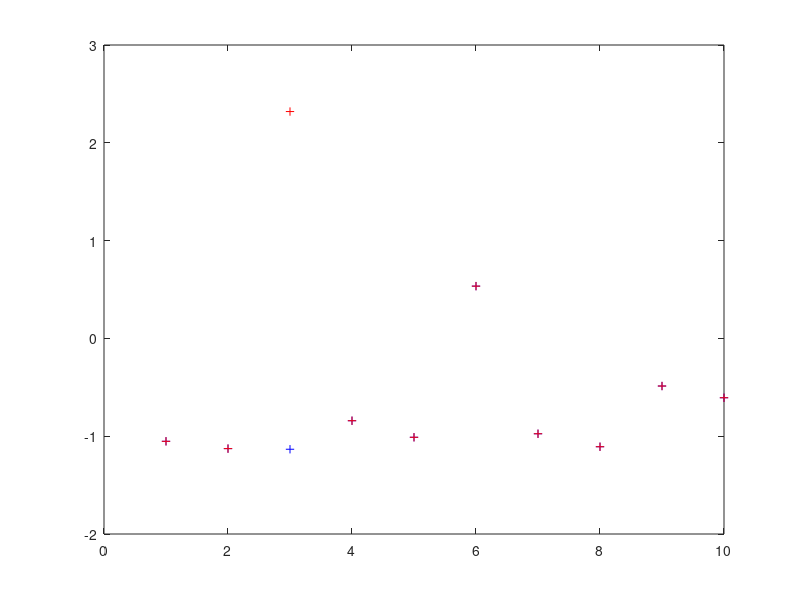

Here is the MATLAB script that generated this plot:
%% Espirit_baseline
clear;clc;
%% Initializations
g_weight = 1;
v_weight = 0.5;
n_weight = 0;
g_phse = pi/6;
v_phase = pi/4;
array_size = 6;
Averaged_samples = 10;

X = zeros(1,array_size);

phase1 = zeros(1,Averaged_samples);
phase2 = zeros(1,Averaged_samples);

%% Two Element Array size
% A on Case 1

for Averaged_sample = 1:Averaged_samples;
    
    phi_one = 1i*2*pi*rand;
    phi_two = 1i*2*pi*rand;
    
    for pos = 1:array_size;
        
        distance = pos/2;
        
        X(1,pos) = g_weight*exp(phi_one)*exp(-1i*distance*sin(g_phse))... %Ground
            + v_weight*exp(phi_two)*exp(-1i*distance*sin(v_phase))...  %Vegetaion
            + n_weight*sqrt(-2.*log(1-rand))*exp(1i*2*pi*rand);  %Noise
    end
    
    Y1 = [X(1,1); X(1,2)]; Y2 = [X(1,5);X(1,6)]; %Baseline = 4d
    
    % Y1 = [X(1,2),X(1,3)]; Y2 = [X(1,4),X(1,5)]; %Baseline = 2d
    %    Y1 = [X(1,3),X(1,4)]; Y2 = [X(1,4),X(1,5)]; %Baseline = d
    %     Y1 = [X(1,2),X(1,3),X(1,4)]; Y2 = [X(1,3),X(1,4),X(1,5)]; %Baseline = d
    %     Y1 = [X(1,1),X(1,2),X(1,3),X(1,4)]; Y2 = [X(1,2),X(1,3),X(1,4),X(1,5)]; %Baseline = d
    
    R1 = bsxfun(@times, Y1,Y1');
    R2 =  bsxfun(@times, Y1,Y2');
    
    A =  bsxfun(@times,R1,R2');
    
    [u,uv] = eig(A);
    
    [~,kk]=sort(abs(angle(diag(uv)) - sin(g_phse)),'ascend');
    phase1(1,Averaged_sample) = phase1(Averaged_sample) + angle(uv(kk(1),kk(1)));
    
    [~,kk]=sort(abs(angle(diag(uv)) - sin(v_phase)),'ascend');
    phase2(1,Averaged_sample) = phase2(Averaged_sample) + angle(uv(kk(1),kk(1)));
    
end

%% Ploting Results

figure(1)
plot(phase1,'b+');
hold on;
plot(phase2,'r+')
hold off;

% figure(3)
% plot(angle(X),'b+');
% hold on;
% plot(abs(X),'r+');
% hold off;
